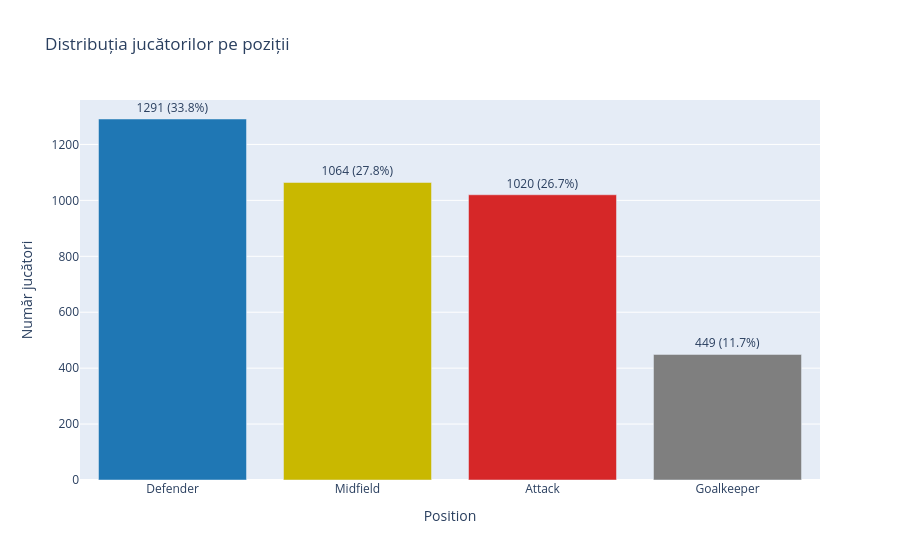

The code cell stored with this chart in its notebook:
### Markdown cell above
# Distributions

### Code cell
position_color_map = {
    "Goalkeeper": "#7f7f7f",
    "Defender": "#1f77b4",
    "Midfield": "#c9b800",
    "Attack": "#d62728"
}

def plot_position_distribution(df):
    counts = df["position"].value_counts().reset_index()
    counts.columns = ["position", "count"]
    counts["percent"] = 100 * counts["count"] / counts["count"].sum()

    fig = px.bar(
        counts,
        x="position",
        y="count",
        color="position",
        color_discrete_map=position_color_map,
        title="Distribuția jucătorilor pe poziții",
        text="count",
        custom_data=["percent"]
    )

    fig.update_traces(
        texttemplate="%{y} (%{customdata[0]:.1f}%)",
        textposition="outside",
        hovertemplate=(
            "Position: %{x}<br>"
            "Players: %{y}<br>"
            "Percent: %{customdata[0]:.1f}%<extra></extra>"
        )
    )

    fig.update_layout(
        xaxis_title="Position",
        yaxis_title="Număr jucători",
        showlegend=False
    )

    fig.show()

plot_position_distribution(df)

### Figure 1 — Plotly figure (JSON) as saved in the notebook; plotly's stock layout.template omitted (floating-point values rounded to 4 significant figures)
{"data": [{"customdata": [[33.76]], "hovertemplate": "Position: %{x}<br>Players: %{y}<br>Percent: %{customdata[0]:.1f}%<extra></extra>", "legendgroup": "Defender", "marker": {"color": "#1f77b4", "pattern": {"shape": ""}}, "name": "Defender", "orientation": "v", "showlegend": true, "text": [1291.0], "textposition": "outside", "texttemplate": "%{y} (%{customdata[0]:.1f}%)", "type": "bar", "x": ["Defender"], "xaxis": "x", "y": [1291], "yaxis": "y"}, {"customdata": [[27.82]], "hovertemplate": "Position: %{x}<br>Players: %{y}<br>Percent: %{customdata[0]:.1f}%<extra></extra>", "legendgroup": "Midfield", "marker": {"color": "#c9b800", "pattern": {"shape": ""}}, "name": "Midfield", "orientation": "v", "showlegend": true, "text": [1064.0], "textposition": "outside", "texttemplate": "%{y} (%{customdata[0]:.1f}%)", "type": "bar", "x": ["Midfield"], "xaxis": "x", "y": [1064], "yaxis": "y"}, {"customdata": [[26.67]], "hovertemplate": "Position: %{x}<br>Players: %{y}<br>Percent: %{customdata[0]:.1f}%<extra></extra>", "legendgroup": "Attack", "marker": {"color": "#d62728", "pattern": {"shape": ""}}, "name": "Attack", "orientation": "v", "showlegend": true, "text": [1020.0], "textposition": "outside", "texttemplate": "%{y} (%{customdata[0]:.1f}%)", "type": "bar", "x": ["Attack"], "xaxis": "x", "y": [1020], "yaxis": "y"}, {"customdata": [[11.74]], "hovertemplate": "Position: %{x}<br>Players: %{y}<br>Percent: %{customdata[0]:.1f}%<extra></extra>", "legendgroup": "Goalkeeper", "marker": {"color": "#7f7f7f", "pattern": {"shape": ""}}, "name": "Goalkeeper", "orientation": "v", "showlegend": true, "text": [449.0], "textposition": "outside", "texttemplate": "%{y} (%{customdata[0]:.1f}%)", "type": "bar", "x": ["Goalkeeper"], "xaxis": "x", "y": [449], "yaxis": "y"}], "layout": {"barmode": "relative", "legend": {"title": {"text": "position"}, "tracegroupgap": 0}, "showlegend": false, "title": {"text": "Distribuția jucătorilor pe poziții"}, "xaxis": {"anchor": "y", "categoryarray": ["Defender", "Midfield", "Attack", "Goalkeeper"], "categoryorder": "array", "domain": [0, 1], "title": {"text": "Position"}}, "yaxis": {"anchor": "x", "domain": [0, 1], "title": {"text": "Număr jucători"}}}}
